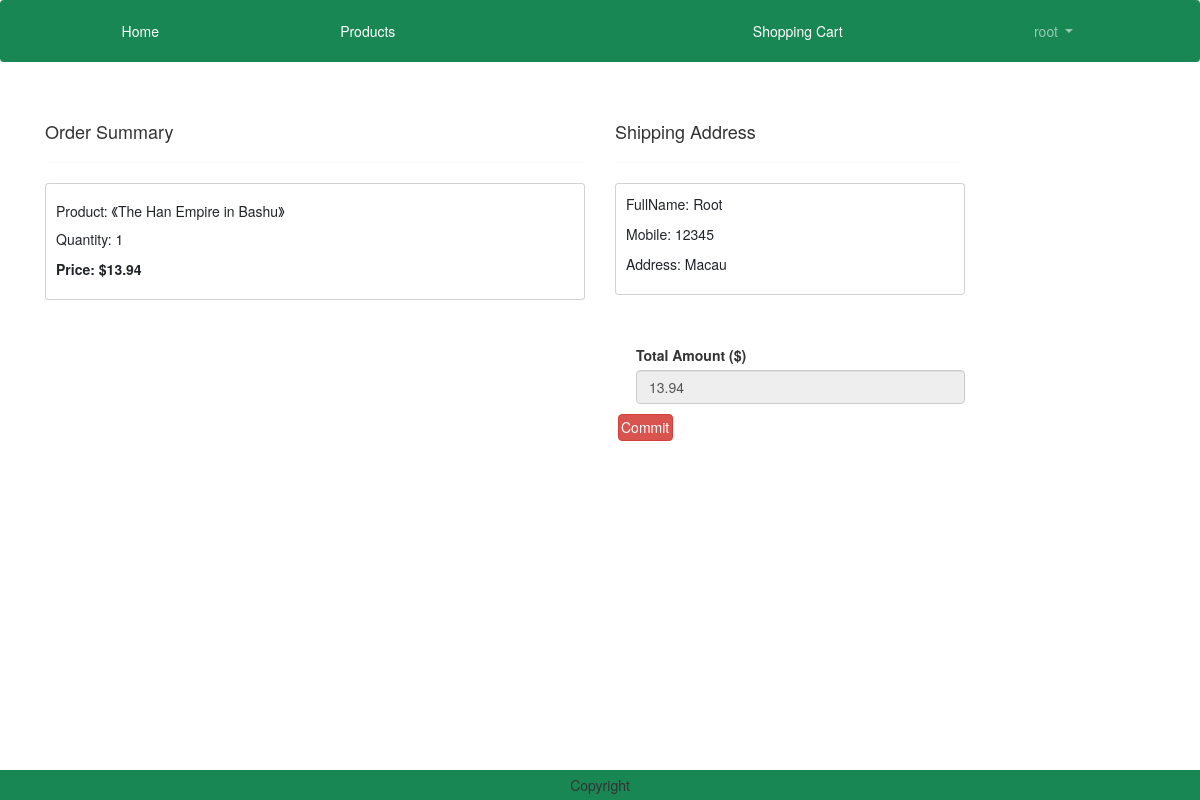
Before: /checkout/ (signed in) with the older database file.
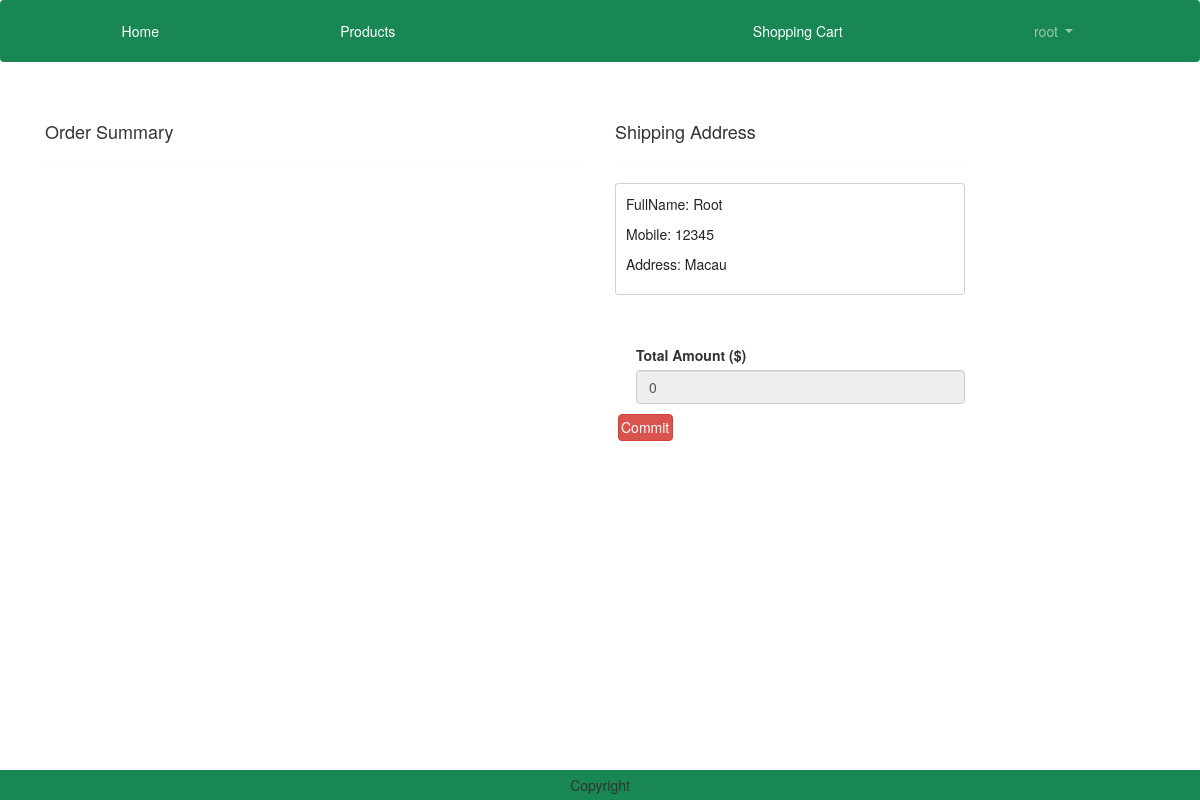
After: the same page with the newer database file.
### shoppingcart/models.py (models this page shows)
class ShoppingCart(models.Model):
    user = models.ForeignKey(User,on_delete=models.CASCADE)
    product = models.ForeignKey('products.Product', on_delete=models.CASCADE)
    quantity = models.IntegerField(default=1)

### products/models.py (models this page shows, shortened)
class Product(models.Model):
    productName = models.CharField(max_length=100)
    price = models.DecimalField(default=0, max_digits=7, decimal_places=2)
    ISBN = models.CharField(max_length=17)
    author = models.CharField(max_length=100)
    publisher = models.CharField(max_length=100)
    introduction = models.TextField(max_length=1000)
    image = models.ImageField(upload_to='product')
    category = models.ForeignKey('Category', related_name="products", on_delete=models.CASCADE,)
    avgRating = models.FloatField(default=0)

### customers/models.py (models this page shows, shortened)
class Customer(models.Model):
    user = models.OneToOneField(User, on_delete=models.CASCADE, blank=True, primary_key=True)
    fullName = models.CharField(max_length=60)
    phoneNum = models.CharField(max_length=11)
    address = models.CharField(max_length=150)

### order/views.py (the view)
# urls.py: path("checkout/", views.Checkout.as_view(), name="checkout"),
class Checkout(View):
    def get(self, request):
        user = request.user
        address = Customer.objects.filter(user=user)
        shoppingcart = ShoppingCart.objects.filter(user=user)
        PONumber = datetime.now().strftime('%Y%m%d%H%M%S') + str(random.randint(1000, 9999)) + str(user.id)
        totalamount = 0
        for p in shoppingcart:
            value = p.quantity * p.product.price
            totalamount = totalamount + value
        return render(request, 'checkout.html', locals())

### templates/checkout.html (shortened to what this page needs)
{% extends 'base.html' %}
{% load static %}
{% block main-content %}
<div class="container">
    <div class="row mt-5">
        <div class="col-sm-6">
            <h4>Order Summary</h4>
            <hr>
            {% for item in shoppingcart %}
                <div class="card mb-2">
                    <div class="card-body">
                        <h5>Product: 《{{item.product.productName}}》</h5>
                        <p>Quantity: {{item.quantity}}</p>
                        <p class="fw-bold">Price: ${{item.product.price}}</p>
                    </div>
                </div>
            {% endfor %}
        </div>
        <div class="col-sm-4" offset-sm-1>
            <h4>Shipping Address</h4>
            <hr>
            <form method="post" id="myform">
                {% for address in address %}
                    <div class="card">
                        <div class="card-body">
                            <P>FullName: {{address.fullName}}</P>
                            <p>Mobile: {{address.phoneNum}}</p>
                            <p>Address: {{address.address}}</p>
                        </div>
                    </div>
                    {% endfor %}
                    <div class="form-check mt-2 mb-5" >
                    </div>
                <div class="form-check mb-3">
                    <label for="totalamount" class="form-label" >Total Amount ($)</label>
                    <input type="number" class="form-control" name="totalamount" value={{totalamount}} readonly>
                </div>
            </form>
            <form action="{% url 'order:orderCommit' %}" class="d-inline" method="post">
                <button type="sumbit" class="d-grid gap-2 btn btn-danger p-1 m-1 btn-1g text-decoration-none text-white" >Commit</button>
            </form>
        </div>
    </div>
</div>
{% endblock main-content %}

### templates/base.html (shortened to what this page needs)
<!DOCTYPE html>
{% load static %}
<html lang="en">
<head>
    <link href="https://cdn.jsdelivr.net/npm/bootstrap@5.3.0-alpha1/dist/css/bootstrap.min.css" rel="stylesheet">
    <link href="https://cdn.bootcss.com/bootstrap/3.3.7/css/bootstrap.min.css" rel="stylesheet">
    <link rel="stylesheet" href="{% static 'css/owl.carousel.min.css' %}">
    <link rel="stylesheet" href="{% static 'css/all.min.css' %}">
    <link rel="stylesheet" href="{% static 'css/style.css' %}">
    <link rel="stylesheet" href="https://cdnjs.cloudflare.com/ajax/libs/bootstrap-datetimepicker/4.17.47/css/bootstrap-datetimepicker.css">
</head>
<body>
    <nav class="navbar navbar-expand-lg navbar-dark bg-success nav-fill">
        <div class="container-fluid">
          <div class="collapse navbar-collapse" id="navbarSupportedContent">
            <ul class="navbar-nav me-auto mb-2 mb-lg-0" style="width:100%; text-align:center">
              <li class="nav-item" style="display:inline-block">
                <a class="nav-link active" aria-current="page" href="{% url 'products:home' %}">Home</a>
              </li>
              <li class="nav-item" style="display:inline-block">
                <a class="nav-link text-white" href="{% url 'products:products' %}">Products</a>
              </li>
            <li class="nav-item" style="display:inline-block">
            </li>
              {% if user.is_authenticated %}
                  {% for group in request.user.groups.all %}
                    {% if group.name == 'Vendor' %}
                      <li class="nav-item dropdown mx-2" style="display:inline-block">
                        <a class="nav-link dropdown-toggle" href="#" role="button" data-bs-toggle="dropdown" aria-expanded="false">
                          {{ user.username }}
                        </a>
                        <ul class="dropdown-menu" >
                          <li><a class="dropdown-item" href="{% url 'order:orders' %}?filter=allVendor">Orders</a></li>
                          <li><a class="dropdown-item" href="{% url 'logout' %}">Logout</a></li>
                        </ul>
                      </li>
                      <li class="nav-item mx-2" style="display:inline-block">
                        <a class="nav-link text-white" href="{% url 'products:productsAdd' %}">Add A New Product</a>
                      </li>
                    {% elif group.name == 'Customer' %}
                      <li class="nav-item mx-2" style="display:inline-block">
                          <a class="nav-link text-white" href="{% url 'shoppingcart' %}">Shopping Cart</a>
                      </li>
                      <li class="nav-item dropdown mx-2" style="display:inline-block">
                          <a class="nav-link dropdown-toggle" href="#" role="button" data-bs-toggle="dropdown" aria-expanded="false">
                            {{ user.username }}
                          </a>
                      </li>
                    {% endif %}
                  {% endfor %}
              {% endif %}
              </ul>
          </div>
        </div>
      </nav>
      {% block main-content %}{% endblock main-content %}
      <div>
        <div style="height:60px"></div>
        <footer class="container-fluid fixed-bottom bg-success text-center p-2 mt-5">
            Copyright
        </footer>
      </div>
</body>
</html>

Changed rows visible on the page:
removed ShoppingCart: product.productName "The Han Empire in Bashu", quantity "1", product.price "13.94"
Other visible differences:
form field totalamount: "13.94" → "0"
